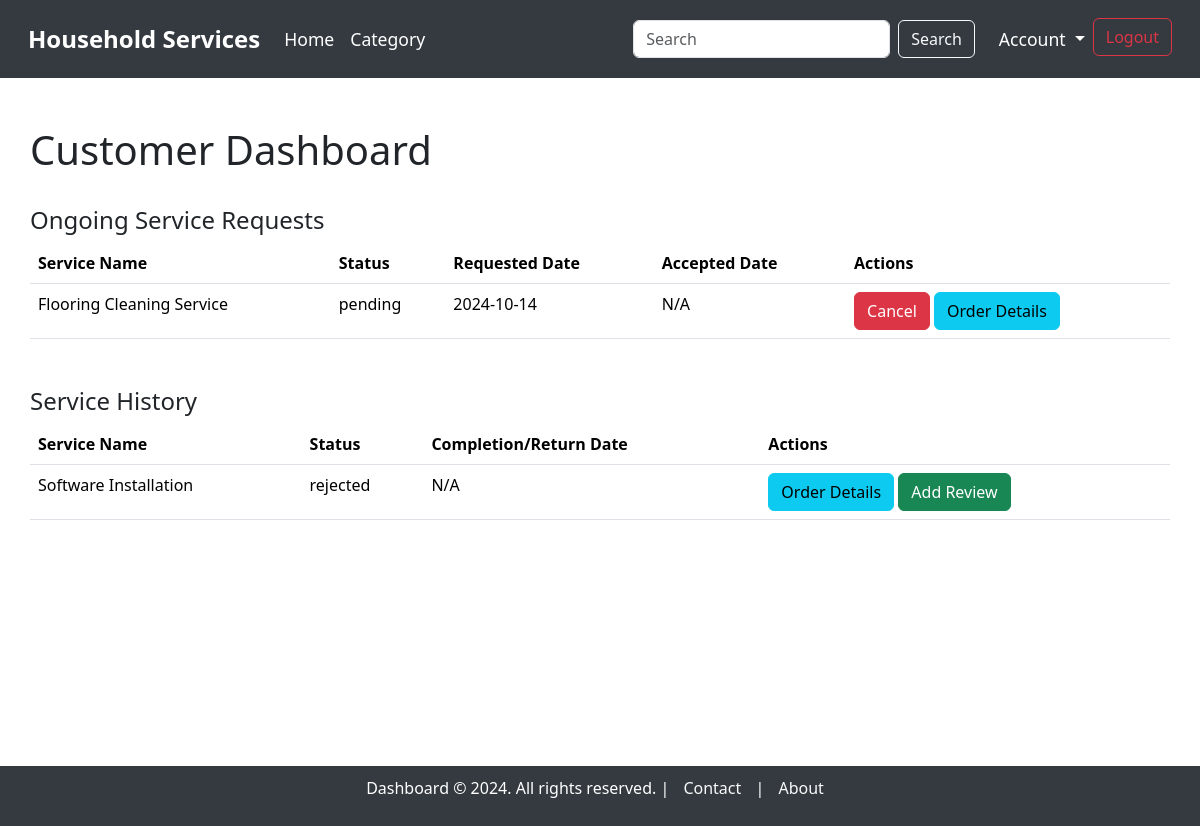
Before: /customer_dashboard (signed in) with the older database file.
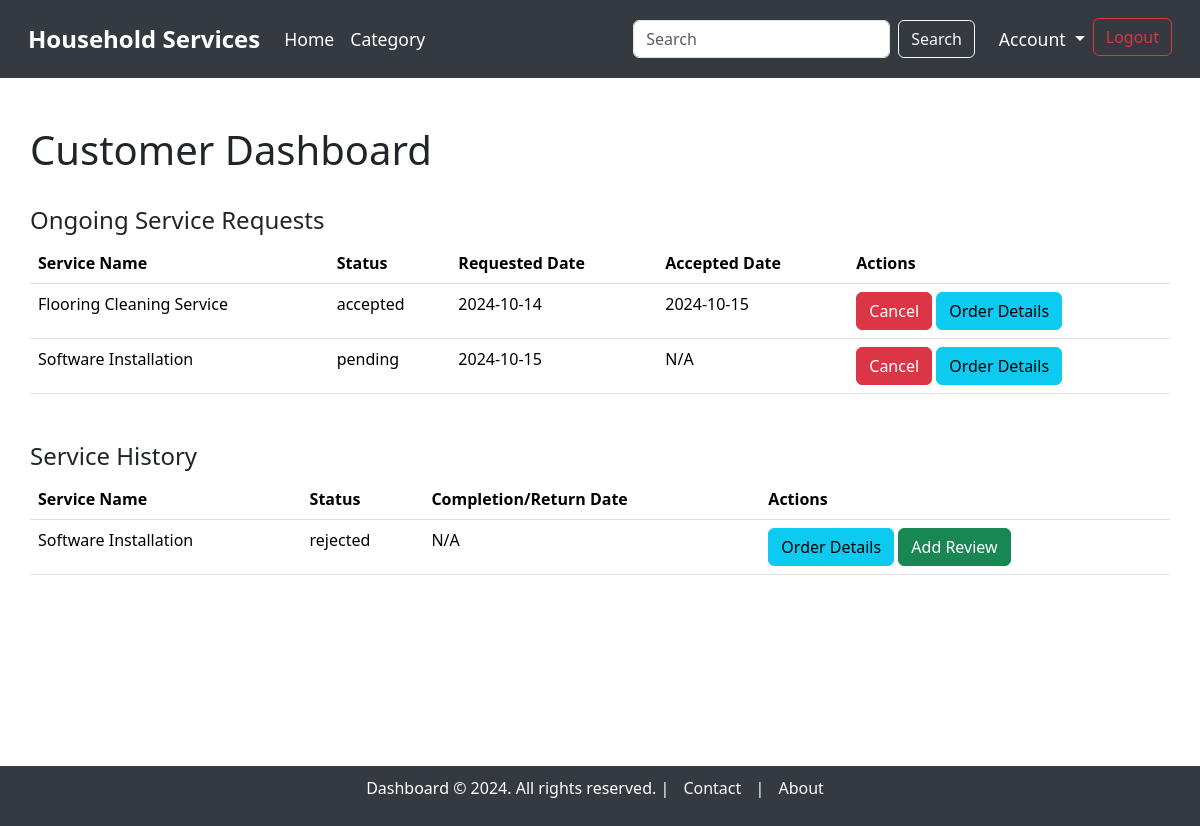
After: the same page with the newer database file.
### model.py (models this page shows, shortened)
class ServiceRequest(db.Model):
    __tablename__ = "service_requests"
    service_request_id = db.Column(db.Integer, autoincrement=True, primary_key=True)
    service_id = db.Column(db.Integer, db.ForeignKey('service.service_id'), nullable=False)
    user_id = db.Column(db.Integer, db.ForeignKey('users.user_id'), nullable=False)
    supplier_id = db.Column(db.Integer, db.ForeignKey('users.user_id'), nullable=True)  # Link to supplier (optional)
    service_description = db.Column(db.String, nullable=False)
    experience_years = db.Column(db.Integer, nullable=True)
    created_at = db.Column(db.DateTime, default=datetime.utcnow)
    updated_at = db.Column(db.DateTime, default=datetime.utcnow, onupdate=datetime.utcnow)
    date_requested = db.Column(db.DateTime, default=datetime.utcnow, nullable=True)
    date_issued = db.Column(db.DateTime, nullable=True)  #accepted date
    date_completed = db.Column(db.DateTime, nullable=True)
    date_returned = db.Column(db.DateTime, nullable=True)
    status = db.Column(db.String, default='pending')  # 'pending', 'accepted', 'rejected', 'completed', 'returned', 'cancelled'
    price = db.Column(db.Integer, nullable=False)  # Price associated with the service
    customer = db.relationship('User', foreign_keys=[user_id], backref='customer_requests')
    supplier = db.relationship('User', foreign_keys=[supplier_id], backref='supplier_requests')
    service = db.relationship('Service', backref='requests')

class Service(db.Model):
    __tablename__ = "service"
    service_id = db.Column(db.Integer, autoincrement=True, primary_key=True)
    category_id = db.Column(db.Integer, db.ForeignKey('category.category_id'), nullable=False)  # Link to Category model
    supplier_id = db.Column(db.Integer, db.ForeignKey('users.user_id'), nullable=False)  # Link to the supplier
    service_name = db.Column(db.String, unique=True, nullable=False)
    service_description = db.Column(db.String, nullable=False)
    created_at = db.Column(db.DateTime, default=datetime.utcnow)
    updated_at = db.Column(db.DateTime, default=datetime.utcnow, onupdate=datetime.utcnow)
    price = db.Column(db.Integer)
    image = db.Column(db.String)  # Path to the uploaded image
    supplier = db.relationship('User', backref='services')  # Relationship to supplier (User)
    category = db.relationship('Category', backref='services')  # Relationship to Category

### main.py (the view)
@app.route('/customer_dashboard', methods=['GET'])
@login_required(role="customer")
def customer_dashboard():
    user_id = session.get('user_id')
    service_requests = ServiceRequest.query.filter_by(user_id=user_id).filter(ServiceRequest.status.in_(['pending', 'accepted'])).all()
    history_requests = ServiceRequest.query.filter_by(user_id=user_id).filter(ServiceRequest.status.in_(['completed', 'returned', 'rejected'])).all()
    return render_template('dashboard/customer_dashboard.html',
                           service_requests=service_requests,
                           history_requests=history_requests)

### main.py (called while the page is built)
def login_required(role):
    def wrapper(original):
        @wraps(original)
        def inner(*args, **kwargs):  # *args = list of arguments, **kwargs = key word arguments
            if session.get("username") and session.get("role") == role:
                return original(*args, **kwargs)
            else:
                flash(f"You need to login as {role}", "warning")
                return redirect(url_for("login"))
        return inner
    return wrapper

### templates/dashboard/customer_dashboard.html (shortened to what this page needs)
{% extends 'base_dashboard.html' %}
{% block content %}
<div class="container mt-5">
    <h1>Customer Dashboard</h1>
    <br>
    <h4>Ongoing Service Requests</h4>
    {% if service_requests %}
        <table class="table">
            <thead>
                <tr>
                    <th>Service Name</th>
                    <th>Status</th>
                    <th>Requested Date</th>
                    <th>Accepted Date</th>
                    <th>Actions</th>
                </tr>
            </thead>
            <tbody>
                {% for request in service_requests %}
                    <tr>
                        <td>{{ request.service.service_name }}</td>
                        <td>{{ request.status }}</td>
                        <td>{{ request.date_requested.strftime('%Y-%m-%d') }}</td>
                        <td>{{ request.date_issued.strftime('%Y-%m-%d') if request.date_issued else 'N/A' }}</td>
                        <td>
                            <form action="{{ url_for('delete_service_request', service_request_id=request.service_request_id) }}" method="POST" style="display:inline;">
                                <button type="submit" class="btn btn-danger">Cancel</button>
                            </form>
                            <a href="{{ url_for('order_details', service_request_id=request.service_request_id) }}" class="btn btn-info">Order Details</a>
                        </td>
                    </tr>
                {% endfor %}
            </tbody>
        </table>
    {% else %}
        <p>No ongoing service requests found.</p>
    {% endif %}
    <h4 class="mt-5">Service History</h4>
    {% if history_requests %}
        <table class="table">
            <thead>
                <tr>
                    <th>Service Name</th>
                    <th>Status</th>
                    <th>Completion/Return Date</th>
                    <th>Actions</th>
                </tr>
            </thead>
            <tbody>
                {% for request in history_requests %}
                    <tr>
                        <td>{{ request.service.service_name }}</td>
                        <td>{{ request.status }}</td>
                        <td>
                            {% if request.status == 'completed' %}
                                {{ request.date_completed.strftime('%Y-%m-%d') if request.date_completed else 'N/A' }}
                            {% elif request.status == 'returned' %}
                                {{ request.date_returned.strftime('%Y-%m-%d') if request.date_returned else 'N/A' }}
                            {% elif request.status == 'rejected' %}
                                {{ request.date_rejected.strftime('%Y-%m-%d') if request.date_rejected else 'N/A' }}
                            {% else %}
                                N/A
                            {% endif %}
                        </td>
                        <td>
                            <a href="{{ url_for('order_details', service_request_id=request.service_request_id) }}" class="btn btn-info">Order Details</a>
                            {% if request.status in ['completed', 'returned', 'rejected'] %}
                                <a href="{{ url_for('leave_review', service_request_id=request.service_request_id) }}" class="btn btn-success mt-0">Add Review</a>
                            {% endif %}
                        </td>
                    </tr>
                {% endfor %}
            </tbody>
        </table>
    {% else %}
        <p>No service history found.</p>
    {% endif %}
</div>
{% endblock %}

### templates/base_dashboard.html (shortened to what this page needs)
<!DOCTYPE html>
<html lang="en">
<head>
    <link href="https://cdn.jsdelivr.net/npm/bootstrap@5.3.3/dist/css/bootstrap.min.css" rel="stylesheet"
>
</head>
<body>
    <nav class="navbar navbar-expand-lg">
        <div class="container-fluid">
            <a class="navbar-brand" href="/">Household Services</a>
            <div class="collapse navbar-collapse" id="navbarNavDropdown">
                <ul class="navbar-nav me-auto mb-2 mb-lg-0">
                    <li class="nav-item">
                        <a class="nav-link" href="/">Home</a>
                    </li>
                    <li class="nav-item">
                        <a class="nav-link" href="/category/category_dashboard.html">Category</a>
                    </li>
                </ul>
                <form class="d-flex me-3" action="/search" method="GET">
                    <input class="form-control me-2" type="search" name="query" placeholder="Search" aria-label="Search">
                    <button class="btn btn-outline-light" type="submit">Search</button>
                </form>
                <ul class="navbar-nav">
                    {% if session.get('username') %}
                        <li class="nav-item dropdown">
                            <a class="nav-link dropdown-toggle" href="#" id="accountDropdown" role="button"
                                data-bs-toggle="dropdown" aria-expanded="false">
                                Account
                            </a>
                        </li>
                        <li class="nav-item">
                            <form action="{{ url_for('logout') }}" method="POST" class="d-inline">
                                <button type="submit" class="btn btn-outline-danger">Logout</button>
                            </form>
                        </li>
                    {% else %}
                        <li class="nav-item">
                            <a class="btn btn-outline-primary" href="/login">Login</a>
                        </li>
                    {% endif %}
                </ul>
            </div>
        </div>
    </nav>
    <div class="container mt-5" style="min-height: 80vh;">
        {% block content %}
        {% endblock %}
    </div>
    <footer>
        <p>Dashboard © 2024. All rights reserved. |
            <a href="/contact">Contact</a> |
            <a href="/about">About</a>
        </p>
    </footer>
</body>
</html>

### templates/base_dashboard.html (style rules this page uses)
.navbar-brand { font-weight: bold; font-size: 1.5rem; }
.nav-item .nav-link { font-size: 1.1rem; }
.navbar { background-color: #343a40; padding: 1rem; }
.navbar .nav-link, .navbar .navbar-brand { color: white; }
footer { background-color: #343a40; color: white; padding: 10px 0; text-align: center; width: 100%; position: relative; bottom: 0; }
footer a { color: #f8f9fa; margin: 0 10px; text-decoration: none; }
body { overflow-x: hidden; }
.container { max-width: 100%; padding: 0 15px; }

Changed rows visible on the page:
changed ServiceRequest "Flooring Cleaning Service": status "pending" → "accepted"; date_issued "N/A" → "2024-10-15"
added ServiceRequest: service.service_name "Software Installation", status "pending", date_requested "2024-10-15", date_issued "N/A", shown under "Ongoing Service Requests"
